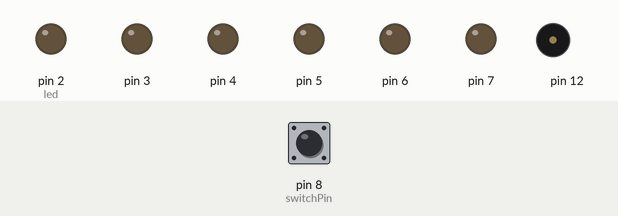
Bench run of a sketch on a simulated Arduino Uno, built with avr-gcc and run on an emulated ATmega328P. Parts: output pins drawn as LEDs (lit = HIGH), buzzer (waves = sounding). Inputs (shaded band) come from the test bench; at power-on: pin 8 (switchPin) LOW. What the sketch prints to the serial monitor is not drawn.

Above: at 1.2 s.
1.3 s: pin 8 (switchPin) pulled LOW for 0.15 s
At 4.1 s:
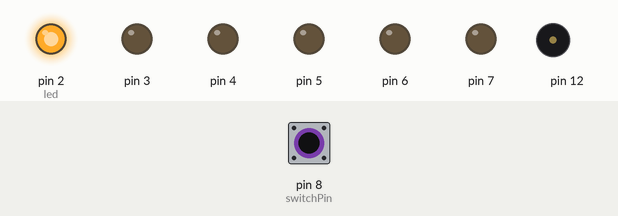
12.9 s: pin 8 (switchPin) pulled LOW for 1 s
At 19.3 s:
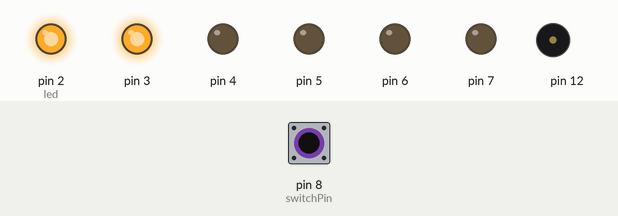
27.4 s: pin 8 (switchPin) pulled LOW for 3.2 s
At 37.3 s:
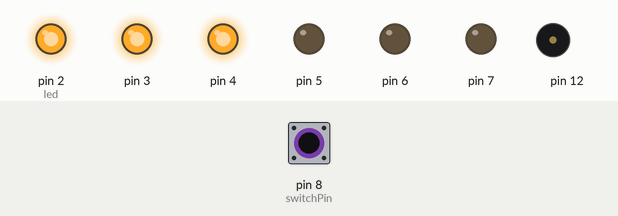
Timing chart, 0 to 44.1 s (numbered marks = the images above; inputs shaded):
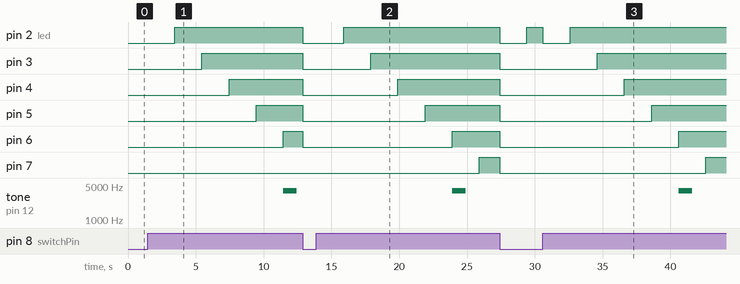

The sketch:

HourGlass.ino
```cpp
const int switchPin = 8;
unsigned long prevTime = 0;
int switchState = 8;
int prevSwitchState = 1;
int led = 2;
long interval = 2000;

void setup() {
  for(int i = 2; i<8; i++)
    pinMode(i, OUTPUT);
  pinMode(12, OUTPUT);
  pinMode(switchPin, INPUT);
  Serial.begin(9600);
}

void loop() {
  unsigned long currTime = millis();
  Serial.print(switchState);
  Serial.print("\n");
  Serial.print(prevSwitchState);
  Serial.print("\n");
  if(currTime - prevTime > interval){
    prevTime = currTime;
    digitalWrite(led,HIGH);
    led++;
    if(led == 7){
      tone(12, 4000, 1000);
    }
  }
  switchState = digitalRead(switchPin);
  if(switchState != prevSwitchState){
    for(int i = 2; i<8; i++){
      digitalWrite(i,LOW);
    }
    led = 2;
    prevTime = currTime;
    noTone(12);
    prevSwitchState = switchState;

  }
}
```

Measured:
- after the input at 1.3 s, pin 2 (led): LOW → HIGH after 2.2 s instead of 0.71 s; pin 3: LOW → HIGH after 4.2 s instead of 2.7 s; pin 4: LOW → HIGH after 6.2 s instead of 4.7 s; pin 5: LOW → HIGH after 8.2 s instead of 6.7 s; pin 6: LOW → HIGH after 10.2 s instead of 8.7 s
- after the input at 12.9 s, pin 2 (led): HIGH → LOW at once, → HIGH 3.0 s later; pin 3: HIGH → LOW at once, → HIGH 5.0 s later; pin 4: HIGH → LOW at once, → HIGH 7.0 s later; pin 5: HIGH → LOW at once, → HIGH 9.0 s later; pin 6: HIGH → LOW at once, → HIGH 11.0 s later
- after the input at 27.4 s, pin 2 (led): alternates HIGH for 1.2 s and LOW for 2.0 s, 4 changes in all, then stays HIGH, starting at once; pin 3: HIGH → LOW at once, → HIGH 7.2 s later; pin 4: HIGH → LOW at once, → HIGH 9.2 s later; pin 5: HIGH → LOW at once, → HIGH 11.2 s later; pin 6: HIGH → LOW at once, → HIGH 13.2 s later
